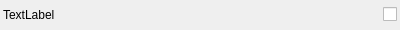
<?xml version="1.0" encoding="UTF-8"?>
<ui version="4.0">
 <class>ParameterBoolWidget</class>
 <widget class="QWidget" name="ParameterBoolWidget">
  <property name="geometry">
   <rect>
    <x>0</x>
    <y>0</y>
    <width>400</width>
    <height>30</height>
   </rect>
  </property>
  <property name="minimumSize">
   <size>
    <width>0</width>
    <height>30</height>
   </size>
  </property>
  <property name="maximumSize">
   <size>
    <width>16777215</width>
    <height>30</height>
   </size>
  </property>
  <property name="windowTitle">
   <string>Form</string>
  </property>
  <layout class="QHBoxLayout" name="horizontalLayout">
   <property name="spacing">
    <number>0</number>
   </property>
   <property name="leftMargin">
    <number>3</number>
   </property>
   <property name="topMargin">
    <number>3</number>
   </property>
   <property name="rightMargin">
    <number>3</number>
   </property>
   <property name="bottomMargin">
    <number>3</number>
   </property>
   <item>
    <widget class="QLabel" name="label_address">
     <property name="sizePolicy">
      <sizepolicy hsizetype="Expanding" vsizetype="Preferred">
       <horstretch>0</horstretch>
       <verstretch>0</verstretch>
      </sizepolicy>
     </property>
     <property name="text">
      <string>TextLabel</string>
     </property>
    </widget>
   </item>
   <item>
    <widget class="QLabel" name="label_type">
     <property name="minimumSize">
      <size>
       <width>107</width>
       <height>0</height>
      </size>
     </property>
     <property name="text">
      <string/>
     </property>
    </widget>
   </item>
   <item>
    <widget class="QCheckBox" name="checkBox">
     <property name="text">
      <string/>
     </property>
    </widget>
   </item>
  </layout>
 </widget>
 <resources/>
 <connections/>
</ui>
